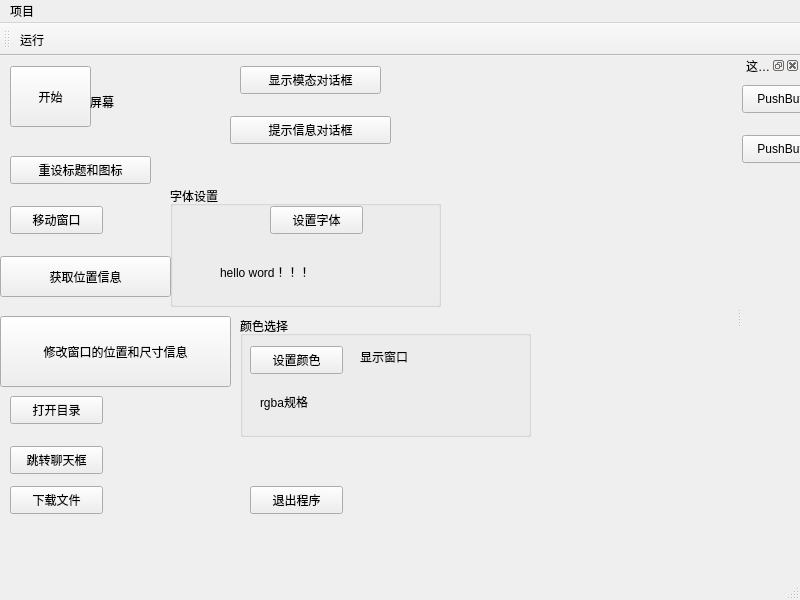
<?xml version="1.0" encoding="UTF-8"?>
<ui version="4.0">
 <class>MainWindow</class>
 <widget class="QMainWindow" name="MainWindow">
  <property name="geometry">
   <rect>
    <x>0</x>
    <y>0</y>
    <width>800</width>
    <height>600</height>
   </rect>
  </property>
  <property name="windowTitle">
   <string>MainWindow</string>
  </property>
  <widget class="QWidget" name="centralwidget">
   <widget class="QPushButton" name="startBtn">
    <property name="geometry">
     <rect>
      <x>10</x>
      <y>10</y>
      <width>81</width>
      <height>61</height>
     </rect>
    </property>
    <property name="text">
     <string>开始</string>
    </property>
   </widget>
   <widget class="QLabel" name="labshow">
    <property name="geometry">
     <rect>
      <x>90</x>
      <y>10</y>
      <width>81</width>
      <height>71</height>
     </rect>
    </property>
    <property name="text">
     <string>屏幕</string>
    </property>
   </widget>
   <widget class="QPushButton" name="yd">
    <property name="geometry">
     <rect>
      <x>10</x>
      <y>150</y>
      <width>93</width>
      <height>28</height>
     </rect>
    </property>
    <property name="text">
     <string>移动窗口</string>
    </property>
   </widget>
   <widget class="QPushButton" name="yd1">
    <property name="geometry">
     <rect>
      <x>0</x>
      <y>200</y>
      <width>171</width>
      <height>41</height>
     </rect>
    </property>
    <property name="text">
     <string>获取位置信息</string>
    </property>
   </widget>
   <widget class="QPushButton" name="yd2">
    <property name="geometry">
     <rect>
      <x>0</x>
      <y>260</y>
      <width>231</width>
      <height>71</height>
     </rect>
    </property>
    <property name="text">
     <string>修改窗口的位置和尺寸信息</string>
    </property>
   </widget>
   <widget class="QPushButton" name="end">
    <property name="geometry">
     <rect>
      <x>250</x>
      <y>430</y>
      <width>93</width>
      <height>28</height>
     </rect>
    </property>
    <property name="text">
     <string>退出程序</string>
    </property>
   </widget>
   <widget class="QPushButton" name="rebuild">
    <property name="geometry">
     <rect>
      <x>10</x>
      <y>100</y>
      <width>141</width>
      <height>28</height>
     </rect>
    </property>
    <property name="text">
     <string>重设标题和图标</string>
    </property>
   </widget>
   <widget class="QPushButton" name="module">
    <property name="geometry">
     <rect>
      <x>240</x>
      <y>10</y>
      <width>141</width>
      <height>28</height>
     </rect>
    </property>
    <property name="text">
     <string>显示模态对话框</string>
    </property>
   </widget>
   <widget class="QPushButton" name="msgbox">
    <property name="geometry">
     <rect>
      <x>230</x>
      <y>60</y>
      <width>161</width>
      <height>28</height>
     </rect>
    </property>
    <property name="text">
     <string>提示信息对话框</string>
    </property>
   </widget>
   <widget class="QPushButton" name="mulu">
    <property name="geometry">
     <rect>
      <x>10</x>
      <y>340</y>
      <width>93</width>
      <height>28</height>
     </rect>
    </property>
    <property name="text">
     <string>打开目录</string>
    </property>
   </widget>
   <widget class="QGroupBox" name="groupBox">
    <property name="geometry">
     <rect>
      <x>170</x>
      <y>130</y>
      <width>271</width>
      <height>121</height>
     </rect>
    </property>
    <property name="title">
     <string>字体设置</string>
    </property>
    <widget class="QPushButton" name="font">
     <property name="geometry">
      <rect>
       <x>100</x>
       <y>20</y>
       <width>93</width>
       <height>28</height>
      </rect>
     </property>
     <property name="text">
      <string>设置字体</string>
     </property>
    </widget>
    <widget class="QLabel" name="fontlabel">
     <property name="geometry">
      <rect>
       <x>50</x>
       <y>60</y>
       <width>151</width>
       <height>51</height>
      </rect>
     </property>
     <property name="text">
      <string>hello word！！！</string>
     </property>
    </widget>
   </widget>
   <widget class="QGroupBox" name="groupBox_2">
    <property name="geometry">
     <rect>
      <x>240</x>
      <y>260</y>
      <width>291</width>
      <height>121</height>
     </rect>
    </property>
    <property name="title">
     <string>颜色选择</string>
    </property>
    <widget class="QPushButton" name="colorbt">
     <property name="geometry">
      <rect>
       <x>10</x>
       <y>30</y>
       <width>93</width>
       <height>28</height>
      </rect>
     </property>
     <property name="text">
      <string>设置颜色</string>
     </property>
    </widget>
    <widget class="QLabel" name="colorshow">
     <property name="geometry">
      <rect>
       <x>120</x>
       <y>20</y>
       <width>121</width>
       <height>41</height>
      </rect>
     </property>
     <property name="text">
      <string>显示窗口</string>
     </property>
    </widget>
    <widget class="QLabel" name="colorpt">
     <property name="geometry">
      <rect>
       <x>20</x>
       <y>70</y>
       <width>231</width>
       <height>31</height>
      </rect>
     </property>
     <property name="text">
      <string>rgba规格</string>
     </property>
    </widget>
   </widget>
   <widget class="QPushButton" name="chat">
    <property name="geometry">
     <rect>
      <x>10</x>
      <y>390</y>
      <width>93</width>
      <height>28</height>
     </rect>
    </property>
    <property name="text">
     <string>跳转聊天框</string>
    </property>
   </widget>
   <widget class="QPushButton" name="download">
    <property name="geometry">
     <rect>
      <x>10</x>
      <y>430</y>
      <width>93</width>
      <height>28</height>
     </rect>
    </property>
    <property name="text">
     <string>下载文件</string>
    </property>
   </widget>
  </widget>
  <widget class="QMenuBar" name="menubar">
   <property name="geometry">
    <rect>
     <x>0</x>
     <y>0</y>
     <width>800</width>
     <height>26</height>
    </rect>
   </property>
   <widget class="QMenu" name="menu">
    <property name="title">
     <string>项目</string>
    </property>
    <addaction name="separator"/>
    <addaction name="openaction"/>
    <addaction name="separator"/>
    <addaction name="actionopen"/>
    <addaction name="separator"/>
    <addaction name="actionclose"/>
   </widget>
   <addaction name="menu"/>
  </widget>
  <widget class="QStatusBar" name="statusbar"/>
  <widget class="QToolBar" name="toolBar">
   <property name="windowTitle">
    <string>toolBar</string>
   </property>
   <attribute name="toolBarArea">
    <enum>TopToolBarArea</enum>
   </attribute>
   <attribute name="toolBarBreak">
    <bool>false</bool>
   </attribute>
   <addaction name="play"/>
  </widget>
  <widget class="QDockWidget" name="dockWidget">
   <property name="floating">
    <bool>false</bool>
   </property>
   <property name="windowTitle">
    <string>这是一个浮动栏</string>
   </property>
   <attribute name="dockWidgetArea">
    <number>2</number>
   </attribute>
   <widget class="QWidget" name="dockWidgetContents">
    <widget class="QPushButton" name="pushButton">
     <property name="geometry">
      <rect>
       <x>0</x>
       <y>10</y>
       <width>93</width>
       <height>28</height>
      </rect>
     </property>
     <property name="text">
      <string>PushButton</string>
     </property>
    </widget>
    <widget class="QPushButton" name="pushButton_2">
     <property name="geometry">
      <rect>
       <x>0</x>
       <y>60</y>
       <width>93</width>
       <height>28</height>
      </rect>
     </property>
     <property name="text">
      <string>PushButton</string>
     </property>
    </widget>
   </widget>
  </widget>
  <action name="actionopen">
   <property name="text">
    <string>open</string>
   </property>
  </action>
  <action name="actionclose">
   <property name="text">
    <string>close</string>
   </property>
  </action>
  <action name="openaction">
   <property name="icon">
    <iconset resource="res.qrc">
     <normaloff>:/img/favicon1.ico</normaloff>:/img/favicon1.ico</iconset>
   </property>
   <property name="text">
    <string>新建项目</string>
   </property>
   <property name="toolTip">
    <string>打开当前项目</string>
   </property>
  </action>
  <action name="play">
   <property name="icon">
    <iconset resource="res.qrc">
     <normaloff>:/img/favicon2.ico</normaloff>:/img/favicon2.ico</iconset>
   </property>
   <property name="text">
    <string>运行</string>
   </property>
  </action>
 </widget>
 <resources>
  <include location="res.qrc"/>
 </resources>
 <connections/>
</ui>
